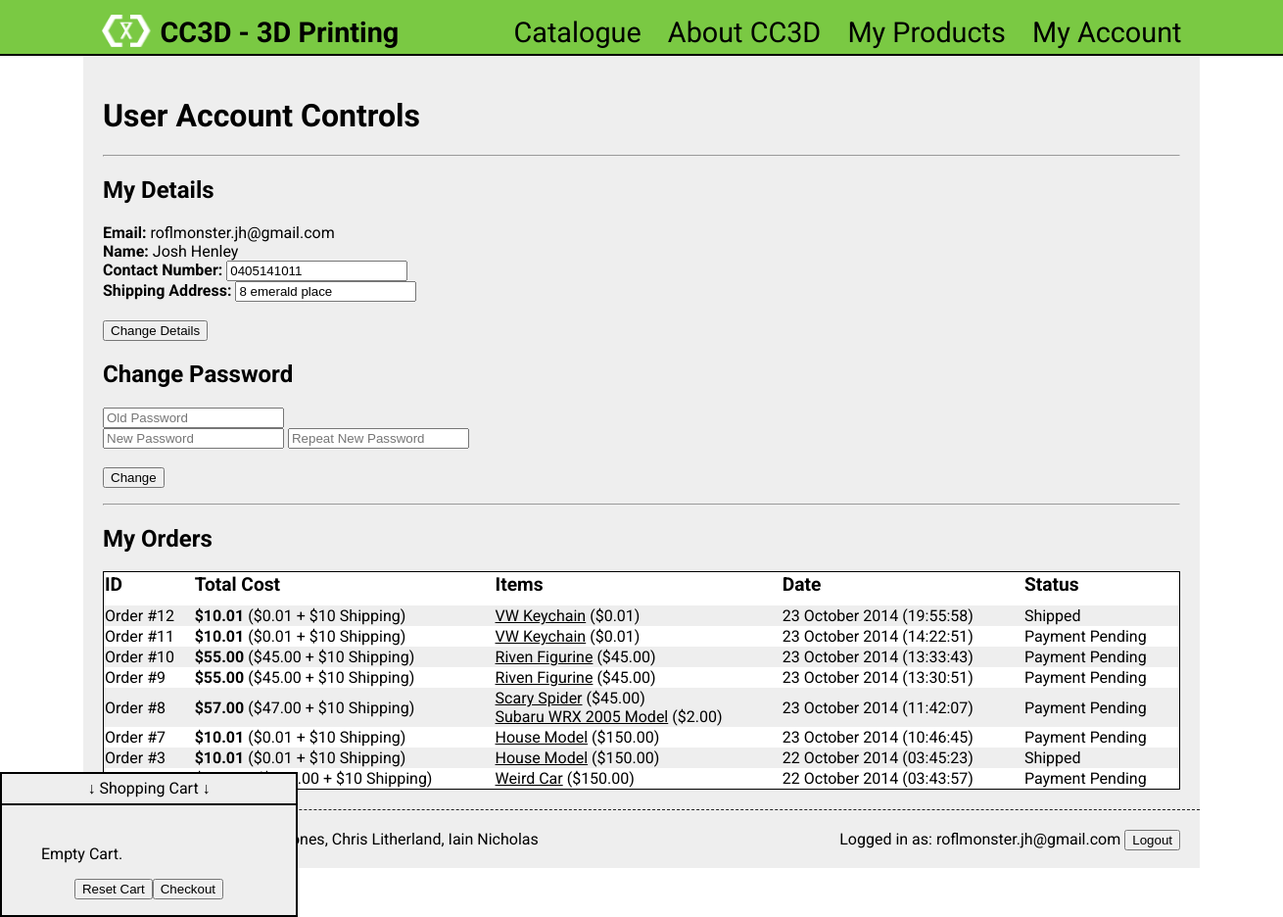
The app's page /account.php (signed in) with its own data.
### tables this page shows
CREATE TABLE IF NOT EXISTS `users` (
  `UserID` int(11) NOT NULL,
  `Email` varchar(255) NOT NULL,
  `Password` varchar(255) NOT NULL,
  `ShippingAddress` varchar(255) NOT NULL,
  `FirstName` varchar(255) NOT NULL,
  `Surname` varchar(255) NOT NULL,
  `ContactNum` varchar(255) NOT NULL,
  PRIMARY KEY (`UserID`)
);

CREATE TABLE IF NOT EXISTS `orders` (
  `OrderID` int(11) NOT NULL,
  `CreatedBy` varchar(255) NOT NULL,
  `OrderCost` double NOT NULL,
  `ItemsOrdered` varchar(255) NOT NULL,
  `DateOrdered` datetime NOT NULL,
  `Status` varchar(255) NOT NULL,
  PRIMARY KEY (`OrderID`)
);

CREATE TABLE IF NOT EXISTS `designs` (
  `DesignID` int(11) NOT NULL,
  `Description` varchar(255) NOT NULL,
  `File` varchar(255) NOT NULL,
  `Categories` varchar(255) NOT NULL,
  `Name` varchar(255) NOT NULL,
  `Price` double NOT NULL,
  `Available` varchar(255) NOT NULL,
  `Author` varchar(255) NOT NULL,
  `Material` int(11) NOT NULL,
  PRIMARY KEY (`DesignID`)
);

### functions.php (called while the page is built, shortened)
<?php
	$shipping = 10;
	function singleSQL($sql){
		global $mysqli;
		$p = mysqli_query($mysqli,$sql);
		$result = 0;
		if($p != NULL){
			$t = mysqli_fetch_array($p,MYSQLI_BOTH);
			$result = $t[0];
		}
		return $result;
	}
	function singleRowSQL($sql){
		global $mysqli;
		$p = mysqli_query($mysqli,$sql);
		$row = mysqli_fetch_array($p,MYSQLI_BOTH);
		if($row != NULL){
			return $row;
		}
		else{
			return 0;
		}
	}
	function multiSQL($sql){
		global $mysqli;
		$p = mysqli_query($mysqli,$sql);
		if($p != NULL){
			return $p;
		}
		else{
			return 0;
		}
	}
?>

### account.php (the view, shortened to what this page needs)
<?php include 'header.php'; ?>
<?php include 'navigation.php'; ?>
<div id="middleContainer"><div id="middle">
<?php
	if (isset($_SESSION['Email'])){
		echo "<h1>User Account Controls</h1><hr>";
		$match = 0;$wrong = 0;
?>
	<div id=userinfo>
		<h2>My Details</h2>
		<?php
			$sql = "SELECT * FROM users where Email = '$_SESSION[Email]'";
			$row = singleRowSQL($sql);
			echo "<form method='POST' action='./account.php'><b> Email: </b>$row[Email]<br>";
			echo "<b> Name:</b> $row[FirstName] $row[Surname]<br>";
			echo "<b> Contact Number:</b> <input type='tel' name='cphone' value='$row[ContactNum]'><br>";
			echo "<b> Shipping Address:</b> <input type='text' name='cadd' value='$row[ShippingAddress]'><br><br><input type='submit' value='Change Details'><br></form>";
		?>
	</div>
	<div id=pwbox>
		<form id='passchange' method='POST'>
			<h2>Change Password</h2>
			<input name='word1' type='password' placeholder='Old Password'>
			<?php if ($wrong){ echo "Wrong Password!";} ?><br>
			<input name='word2' type='password' placeholder='New Password'>
			<input name='word3' type='password' placeholder='Repeat New Password'><br>
			<br><input type='submit' value='Change'>
		</form>
	</div>
	<hr>
	<h2>My Orders</h2>
	<table id="tableList">
	<th>ID</th>
	<th>Total Cost</th>
	<th>Items</th>
	<th>Date</th>
	<th>Status</th>
	<?php
		$email = $_SESSION['Email'];
		$userid = singleSQL("SELECT UserID FROM users WHERE Email='$email'");
		$ayy = multiSQL("SELECT OrderID, OrderCost, ItemsOrdered, DateOrdered, Status FROM orders WHERE CreatedBy=$userid ORDER BY OrderID DESC");
		while($rows = mysqli_fetch_array($ayy,MYSQLI_BOTH)){
			echo "<tr>";
			echo "<td>Order #" . $rows['OrderID'] . "</td>";
			echo "<td><strong>$" . sprintf('%0.2f',$rows['OrderCost']+$shipping) . "</strong> ($".sprintf('%0.2f',$rows['OrderCost'])." + $".$shipping." Shipping)</td>";
			echo "<td>";
			$items = explode(' ', $rows['ItemsOrdered']);
			for($i=0; count($items) > $i; $i++){
				$id = $items[$i];
				$itemInfo = singleRowSQL("SELECT Name, Price FROM designs WHERE DesignID=$id");
				echo "<a href='./product.php?item=" . $id . "'>" .$itemInfo['Name'] . "</a> ($" . sprintf('%0.2f',$itemInfo['Price']) . ")<br>";
			}
			echo "</td>";
			$time = strtotime($rows['DateOrdered']);
			$newformat = date('d F Y (H:i:s)',$time);
			echo "<td>" . $newformat . "</td>";
			echo "<td>" . $rows['Status'] . "</td>";
			echo "</tr>";
		}
	?>
	</table>
<?php
	}else{
		echo $notLoggedInMessage;
	}
?>
</div></div>
<?php include 'footer.php'; ?>

### style.css (style rules this page uses)
html { overflow-y:scroll; }
body { margin: 0; font-family: 'Roboto', sans-serif; }
#middleContainer { margin: auto; background: #eee; width: 1100px; padding: 20px; position: relative; }
#middleContainer a { -moz-text-decoration-color: black; text-decoration-color: black; }
#tableList { width: 100%; border: 1px solid black; border-collapse: collapse; }
#tableList a { color: black; }
#tableList th { text-align:left; font-size: 1.2em; padding-bottom: 10px; }
#tableList tr:nth-child(odd) { background: #FFF }

### records on screen
users: Email "roflmonster.jh@gmail.com", FirstName "Josh", Surname "Henley", cphone "0405141011", cadd "8 emerald place"
orders: OrderID "12", $rows['OrderCost']+$shipping "10.01", OrderCost "0.01", DateOrdered "23 October 2014 (19:55:58)", Status "Shipped"
designs: Name "VW Keychain", Price "0.01"
orders: OrderID "11", $rows['OrderCost']+$shipping "10.01", OrderCost "0.01", DateOrdered "23 October 2014 (14:22:51)", Status "Payment Pending"
orders: OrderID "10", $rows['OrderCost']+$shipping "55.00", OrderCost "45.00", DateOrdered "23 October 2014 (13:33:43)", Status "Payment Pending"
designs: Name "Riven Figurine", Price "45.00"
orders: OrderID "9", $rows['OrderCost']+$shipping "55.00", OrderCost "45.00", DateOrdered "23 October 2014 (13:30:51)", Status "Payment Pending"
orders: OrderID "8", $rows['OrderCost']+$shipping "57.00", OrderCost "47.00", DateOrdered "23 October 2014 (11:42:07)", Status "Payment Pending"
designs: Name "Scary Spider", Price "45.00"
designs: Name "Subaru WRX 2005 Model", Price "2.00"
orders: OrderID "7", $rows['OrderCost']+$shipping "10.01", OrderCost "0.01", DateOrdered "23 October 2014 (10:46:45)", Status "Payment Pending"
designs: Name "House Model", Price "150.00"
orders: OrderID "3", $rows['OrderCost']+$shipping "10.01", OrderCost "0.01", DateOrdered "22 October 2014 (03:45:23)", Status "Shipped"
orders: DateOrdered "22 October 2014 (03:43:57)", Status "Payment Pending"
designs: Name "Weird Car", Price "150.00"

### other values on screen
$_SESSION['Email'] "roflmonster.jh@gmail.com"
